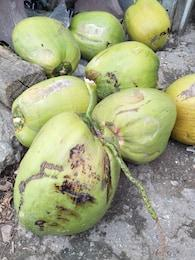
#> input picture data/coconut_3.jpg, 195 x 260 px, given in place of pipes.jpg, which was not available
$ python object_detection.py ../data/coconut_3.jpg
#> lines starting #> are read from the running program, lines starting #| are printed output that depends on the picture; after the words box and inside, x2 and y2 are one past the last pixel; in counts of white or black regions, pixels touching at a corner belong together; long printed decimals are rounded; pictures that were not available may be replaced by others from this repository, and a replacement may not be noted
import sys
import numpy as np
import matplotlib.pyplot as plt
import matplotlib.patches as plt_patches
from scipy.signal import fftconvolve
from scipy.ndimage import filters

_MIN_RADIUS = 15
_MAX_RADIUS = 75
_RADIUS_STEP = 5
_ANNULUS_WIDTH = 5
_EDGE_THRESHOLD = 0.005
_NEG_INTERIOR_WEIGHT = 1.1

def _detectEdges(image, threshold):
    """
    Sobel edge detection on the image
    """
    # sobel filter in x and y direction
    image = filters.sobel(image, 0)**2 + filters.sobel(image, 1)**2
    image -= image.min()

    # make binary image
    image = image > image.max()*threshold
    image.dtype = np.int8

    return image

def _makeAnnulusKernel(outer_radius, annulus_width):
    """
    Create an annulus with the given inner and outer radii

    Ex. inner_radius = 4, outer_radius = 6 will give you:


    """
    grids = np.mgrid[-outer_radius:outer_radius+1, -outer_radius:outer_radius+1]

    # [j][i] = r^2
    kernel_template = grids[0]**2 + grids[1]**2

    # get boolean value for inclusion in the circle
    outer_circle = kernel_template <= outer_radius**2
    inner_circle = kernel_template < (outer_radius - annulus_width)**2

    # back to integers
    outer_circle.dtype = inner_circle.dtype = np.int8
    inner_circle = inner_circle*_NEG_INTERIOR_WEIGHT
    annulus = outer_circle - inner_circle
    return annulus

def _detectCircles(image, radii, annulus_width):
    """
    Perfrom a FFT Convolution over all the radii with the given annulus width.
    Smaller annulus width = more precise
    """
    acc = np.zeros((radii.size, image.shape[0], image.shape[1]))

    for i, r in enumerate(radii):
        C = _makeAnnulusKernel(r, annulus_width)
        acc[i,:,:] = fftconvolve(image, C, 'same')

    return acc

# [55 lines left out: functions _iterativeDetectCircles, _displayResults, not called in this run]

def _topNCircles(acc, radii, n):

    maxima = []
    max_positions = []
    max_signal = 0
    for i, r in enumerate(radii):
        max_positions.append(np.unravel_index(acc[i].argmax(), acc[i].shape))
        maxima.append(acc[i].max())
        # use the radius to normalize
        signal = maxima[i]/np.sqrt(float(r))

        if signal > max_signal:
            max_signal = signal
            (circle_y, circle_x) = max_positions[i]
            radius = r
        print ("Maximum signal for radius %d: %d %s, normal signal: %f" % (r, maxima[i], max_positions[i], signal))


    # Identify maximum. Note: the values come back as index, row, column
#    max_index, circle_y, circle_x = np.unravel_index(acc.argmax(), acc.shape)

    return (circle_x, circle_y), radius #radii[max_index]

def DetectCircleFromFile(filename, show_result=False):

#> called with filename = '../data/coconut_3.jpg', show_result = False
    filename = "pipes.jpg"
    image = plt.imread(filename)
#> image is the input picture: shape (260, 195, 3); mean R, G, B 159.3, 162.7, 129.6
    center, radius = DetectCircle(image, True, show_result)
    return center, radius

def DetectCircle(image, preprocess=False, show_result=False):

#> called with preprocess = True, show_result = False
    if preprocess:
        if image.ndim > 2:
            image = np.mean(image, axis=2)
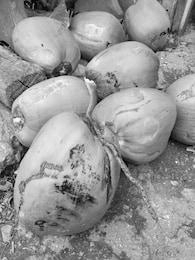
#> image: shape (260, 195) float64; min 0, max 254, mean 150.6
        print ("Image size: ", image.shape)
#| Image size:  (260, 195)

        # noise reduction
        image = filters.gaussian_filter(image, 2)
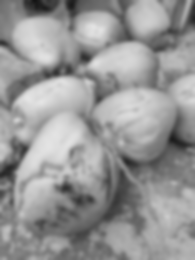
#> image: shape (260, 195) float64; min 20.62, max 228.7, mean 150.6

        # edges and density
        edges = _detectEdges(image, _EDGE_THRESHOLD)
#> in _detectEdges, `image = filters.sobel(image, 0)**2 + filters.sobel(image, 1)**2`:
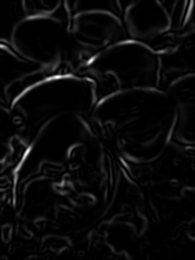
#> image: shape (260, 195) float64; min 0.0154, max 64356.3, mean 2733.4; drawn with min black and max white
#> in _detectEdges, `image = image > image.max()*threshold`:
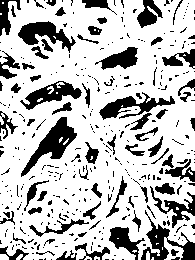
#> image: shape (260, 195) bool; 74.8% white; 363 black regions (290 under 20 px), largest, box (x1, y1, x2, y2) and area: (21, 117, 77, 177) 1047, (141, 210, 195, 260) 858, (18, 21, 76, 53) 799
        edge_list = np.array(edges.nonzero())
        density = float(edge_list[0].size)/edges.size
#> density = 0.748
        print ("Signal density:", density)
#| Signal density: 0.7479
        if density > 0.25:
            print ("High density, consider more preprocessing")

    # create kernels and detect circle
    radii = np.arange(_MIN_RADIUS, _MAX_RADIUS, _RADIUS_STEP)
    acc = _detectCircles(edges, radii, _ANNULUS_WIDTH)
    center, radius = _topNCircles(acc, radii, 1)
#> the loop in _topNCircles, `for i, r in enumerate(radii):` made 12 passes
#> (signal, max_signal, circle_y, circle_x) on passes 1, 2, 3, 4, 5, 7: (97.37, 97.37, 39, 157), (109.5, 109.5, 156, 85), (122.6, 122.6, 60, 120), (131, 131, 65, 119), (133.6, 133.6, 44, 111), (133.8, 133.8, 122, 131)
#> signal on passes 6, 8, 9, 10, 11, 12: 132.4, 129.8, 123.3, 123.2, 120.9, 101.7
#| Maximum signal for radius 15: 377 (39, 157), normal signal: 97.367
#| Maximum signal for radius 20: 489 (156, 85), normal signal: 109.545
#| Maximum signal for radius 25: 612 (60, 120), normal signal: 122.580
#| Maximum signal for radius 30: 717 (65, 119), normal signal: 130.960
#| Maximum signal for radius 35: 790 (44, 111), normal signal: 133.619
#| Maximum signal for radius 40: 837 (127, 132), normal signal: 132.436
#| Maximum signal for radius 45: 897 (122, 131), normal signal: 133.791
#| Maximum signal for radius 50: 917 (120, 136), normal signal: 129.782
#> (further printed lines are left out)
#> after the loop in _topNCircles, `for i, r in enumerate(radii):`: circle_x = 131; circle_y = 122; max_positions = [(39, 157), (156, 85), (60, 120), (65, 119), (44, 111), (127, 132), (122, 131), (120, 136), (120, 129), (127, 72), (176, 68), (108, 109)]; max_signal = 133.8; maxima = [377.1, 489.9, 612.9, 717.3, 790.5, 837.6, 897.5, 917.7, 914.5, 954.2, 974.8, 850.8]; radius = 45
#> center = (131, 122); radius = 45
    print ("Circle detected at ", center, radius)
#| Circle detected at  (131, 122) 45

    if show_result:
        _displayResults(image, edges, center, radius)

    return center, radius

def _run(filename):
    return DetectCircleFromFile(filename)
#> in DetectCircleFromFile, `center, radius = DetectCircle(image, True, show_result)`: center = (131, 122); radius = 45

# [10 lines left out: function _test, not called in this run]
#    DetectCircleFromVideo("/home/vinnie/workspace/Intelligent-Artifacts/AMID/data/MRI_SAX_AVI/321/(MAIN)04052012-173005.avi")

if __name__ == "__main__":
    if (len(sys.argv) > 1):
        _run(sys.argv[1])
    else:
        _test();

$ run again, on data/coconut_4.jpg
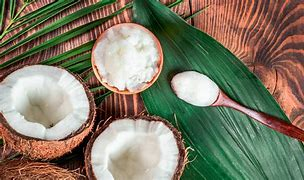
#> input picture data/coconut_4.jpg, 304 x 180 px, given in place of pipes.jpg, which was not available
#> in DetectCircleFromFile, image is the input picture: shape (180, 304, 3); mean R, G, B 128, 122.8, 103.2
#| Image size:  (180, 304)
#> in _detectEdges, `image = filters.sobel(image, 0)**2 + filters.sobel(image, 1)**2`:
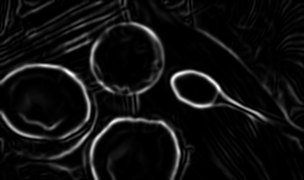
#> image: shape (180, 304) float64; min 0.019, max 69443.9, mean 4327.6; drawn with min black and max white
#> in _detectEdges, `image = image > image.max()*threshold`:
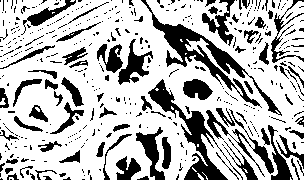
#> image: shape (180, 304) bool; 71.9% white; 421 black regions (344 under 20 px), largest, box (x1, y1, x2, y2) and area: (141, 0, 282, 116) 2323, (148, 79, 243, 180) 1829, (206, 109, 274, 177) 714
#| Signal density: 0.7191
#> the loop in _topNCircles, `for i, r in enumerate(radii):` made 12 passes
#> (signal, max_signal, circle_y, circle_x) on passes 1 to 5: (96.98, 96.98, 112, 39), (118.7, 118.7, 89, 197), (121.7, 121.7, 100, 160), (127.1, 127.1, 62, 119), (147.9, 147.9, 57, 124)
#> (printed output is left out)
#> after the loop in _topNCircles, `for i, r in enumerate(radii):`: circle_x = 124; circle_y = 57; max_positions = [(112, 39), (89, 197), (100, 160), (62, 119), (57, 124), (57, 126), (109, 51), (49, 108), (72, 95), (66, 98), (64, 156), (78, 186)]; max_signal = 147.9; maxima = [375.6, 530.9, 608.5, 696.4, 874.7, 875.7, 865.5, 915, 912.1, 932.5, 907.9, 840.8]; radius = 35
#> in DetectCircle, `center, radius = _topNCircles(acc, radii, 1)`: center = (124, 57); radius = 35
#| Circle detected at  (124, 57) 35
#> in DetectCircleFromFile, `center, radius = DetectCircle(image, True, show_result)`: center = (124, 57); radius = 35

$ run again, on data/coconut_5.jpg
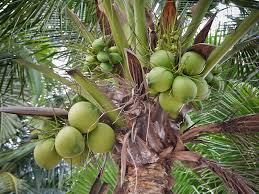
#> input picture data/coconut_5.jpg, 259 x 194 px, given in place of pipes.jpg, which was not available
#> in DetectCircleFromFile, image is the input picture: shape (194, 259, 3); mean R, G, B 110.5, 114, 80.6
#| Image size:  (194, 259)
#> in _detectEdges, `image = filters.sobel(image, 0)**2 + filters.sobel(image, 1)**2`:
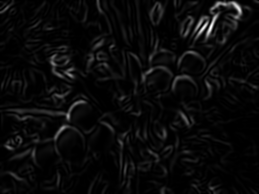
#> image: shape (194, 259) float64; min 0.0143, max 71668.6, mean 2895.3; drawn with min black and max white
#> in _detectEdges, `image = image > image.max()*threshold`:
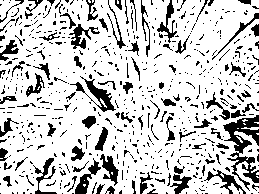
#> image: shape (194, 259) bool; 79.8% white; 607 black regions (517 under 20 px), largest, box (x1, y1, x2, y2) and area: (223, 115, 259, 191) 1047, (70, 76, 116, 112) 431, (75, 158, 101, 194) 291
#| Signal density: 0.7976
#> the loop in _topNCircles, `for i, r in enumerate(radii):` made 12 passes
#> (signal, max_signal, circle_y, circle_x) on passes 1, 2, 3, 4, 5, 7: (96.41, 96.41, 68, 172), (110.9, 110.9, 130, 60), (116.5, 116.5, 132, 36), (123.2, 123.2, 103, 88), (127.9, 127.9, 97, 88), (129.6, 129.6, 110, 103)
#> (printed output is left out)
#> after the loop in _topNCircles, `for i, r in enumerate(radii):`: circle_x = 103; circle_y = 110; max_positions = [(68, 172), (130, 60), (132, 36), (103, 88), (97, 88), (104, 100), (110, 103), (104, 99), (99, 103), (125, 103), (69, 83), (78, 83)]; max_signal = 129.6; maxima = [373.4, 495.8, 582.7, 674.8, 756.5, 800.9, 869.5, 865.1, 874.9, 887.9, 874.3, 809.7]; radius = 45
#> in DetectCircle, `center, radius = _topNCircles(acc, radii, 1)`: center = (103, 110); radius = 45
#| Circle detected at  (103, 110) 45
#> in DetectCircleFromFile, `center, radius = DetectCircle(image, True, show_result)`: center = (103, 110); radius = 45
